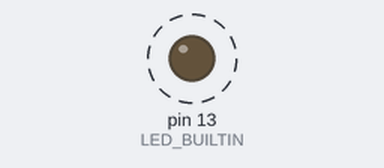
This sketch was run on a simulated Arduino Uno, built with avr-gcc and run on an emulated ATmega328P. On the bench: output pins drawn as LEDs (lit = HIGH). Dashed ring = blinking.

Above: at 1.0 s.
Timing chart, 0 to 4.6 s (numbered marks = the images above):
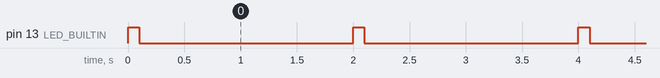

The sketch:

FeatherM4Express_LowPowerBlink.ino
```cpp
// (licence header left out)
#include <Adafruit_SleepyDog.h>

void lowPowerDelay(int ms) {
  int dms;
  do {
    dms = Watchdog.sleep(ms);
    ms -= dms;
  } while (ms > 0);
}

void setup() {
  pinMode(LED_BUILTIN, OUTPUT);
}

void loop() {
  digitalWrite(LED_BUILTIN, HIGH);
  lowPowerDelay(100);
  digitalWrite(LED_BUILTIN, LOW);
  lowPowerDelay(1900);
}
```

Measured:
- by itself, pin 13 (LED_BUILTIN): alternates HIGH for 0.10 s and LOW for 1.9 s
